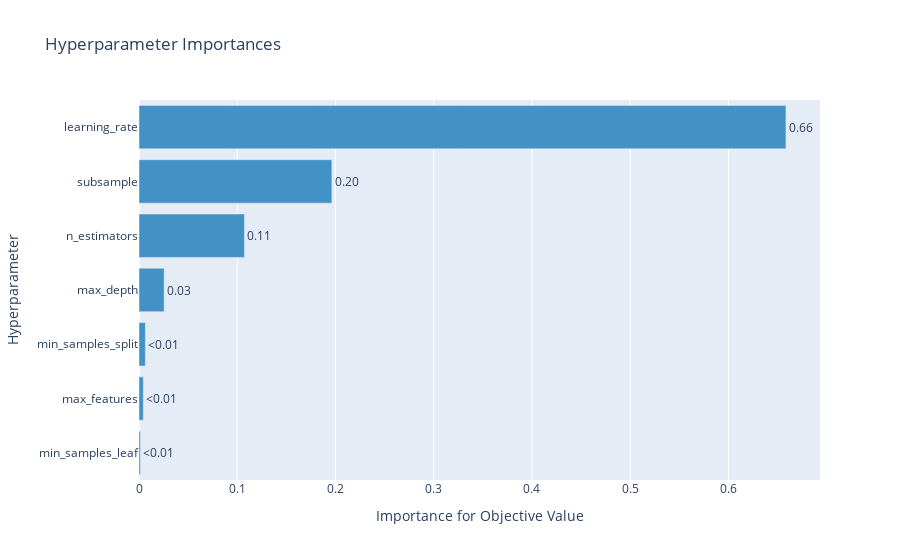

Notebook source saved alongside this figure:
### Markdown cell above
This plot tells us that Optuna made the score converge to the minimum after only a few trials.

Next, let's plot hyperparameter importances:

### Code cell
from optuna.visualization import plot_param_importances

fig = plot_param_importances(study)
fig.show(config=plotly_config)

### Figure 1 — Plotly figure (JSON) as saved in the notebook; plotly's stock layout.template omitted (floating-point values rounded to 4 significant figures)
{"data": [{"cliponaxis": false, "hovertemplate": ["min_samples_leaf (IntDistribution): 0.0014157433419567306<extra></extra>", "max_features (CategoricalDistribution): 0.004374490592083904<extra></extra>", "min_samples_split (IntDistribution): 0.006447230284726787<extra></extra>", "max_depth (IntDistribution): 0.025587732920311256<extra></extra>", "n_estimators (IntDistribution): 0.10732053570066216<extra></extra>", "subsample (FloatDistribution): 0.19631771968289213<extra></extra>", "learning_rate (FloatDistribution): 0.658536547477367<extra></extra>"], "marker": {"color": "rgb(66,146,198)"}, "orientation": "h", "text": ["<0.01", "<0.01", "<0.01", "0.03", "0.11", "0.20", "0.66"], "textposition": "outside", "type": "bar", "x": [0.001416, 0.004374, 0.006447, 0.02559, 0.1073, 0.1963, 0.6585], "y": ["min_samples_leaf", "max_features", "min_samples_split", "max_depth", "n_estimators", "subsample", "learning_rate"]}], "layout": {"showlegend": false, "title": {"text": "Hyperparameter Importances"}, "xaxis": {"title": {"text": "Importance for Objective Value"}}, "yaxis": {"title": {"text": "Hyperparameter"}}}}
